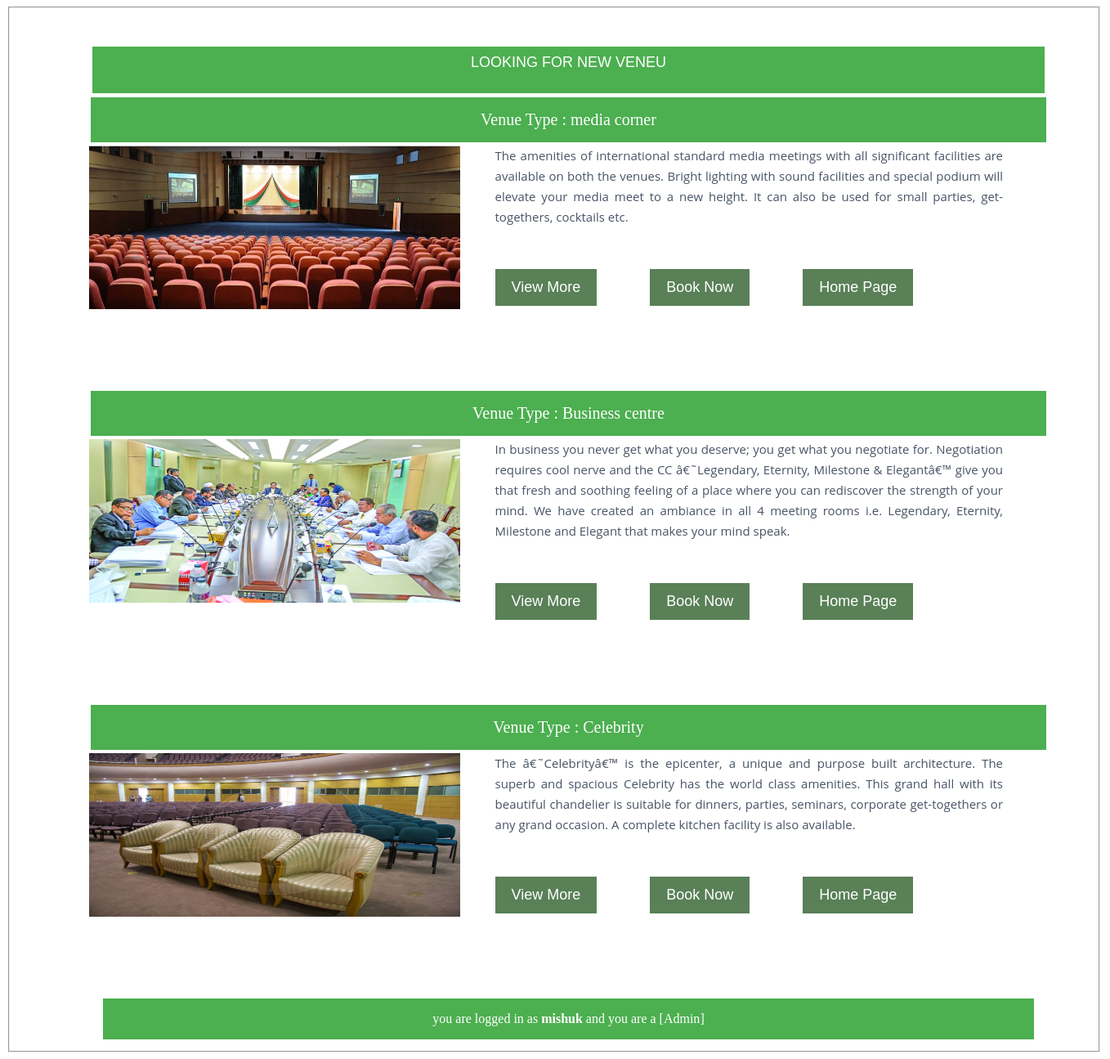
Screenshot of /venue.php (signed in) with the database file from the repository.
### tables this page shows
CREATE TABLE `venue` (
  `p_id` int(11) NOT NULL,
  `post_name` varchar(255) DEFAULT NULL,
  `post_price` float DEFAULT NULL,
  `post_capasity` int(11) DEFAULT NULL,
  `post_sqfeet` varchar(255) DEFAULT NULL,
  `post_image` varchar(255) DEFAULT NULL,
  `post_content` text,
  `post_available_date` varchar(255) DEFAULT NULL,
  `post_available_time` varchar(255) DEFAULT NULL,
  `post_status` varchar(255) DEFAULT NULL,
  `post_availality` int(11) DEFAULT NULL,
  `post_sesson` varchar(255) DEFAULT NULL
);

CREATE TABLE `users` (
  `id` int(11) NOT NULL,
  `username` varchar(255) NOT NULL,
  `first_name` varchar(255) NOT NULL,
  `last_name` varchar(255) NOT NULL,
  `password` varchar(25) NOT NULL,
  `email` varchar(55) NOT NULL,
  `gender` varchar(20) NOT NULL,
  `user_level` int(11) DEFAULT NULL,
  `type` varchar(255) DEFAULT NULL,
  `location` varchar(255) DEFAULT NULL,
  `phonenumber` varchar(255) DEFAULT NULL,
  `massage` varchar(255) DEFAULT NULL
);

CREATE TABLE `user_level` (
  `id` int(11) NOT NULL DEFAULT '0',
  `name` varchar(255) DEFAULT NULL
);

### function.php (called while the page is built, shortened)
<?php
function loggedin(){
	if(isset($_SESSION['user_id']) && !empty($_SESSION['user_id'])){
		return true;
		}
	else{
		return false;
		}
	}
if(loggedin()){
$my_id=$_SESSION['user_id'];
$user_query= mysql_query("select username,user_level from users where id='$my_id'");
$run_user= mysql_fetch_array($user_query);
$username =$run_user['username'];
$user_level=$run_user['user_level'];
$query_level =mysql_query("select name from user_level where id='$user_level'");
$run_level=mysql_fetch_array($query_level);
$level_name=$run_level['name'];
	}
?>

### venue.php (the view, shortened to what this page needs)
<?php include ('function.php'); ?>
 <div class="main">
<fieldset>
<div class="post_body">
<div class=" refe">
<FORM>
<INPUT TYPE="button" onClick="history.go(0)" VALUE="LOOKING FOR NEW VENEU" class=" refe  ">
</FORM>
</div>
<?php
$query ="select * from venue where post_availality='1' ORDER BY RAND()
LIMIT 10 ";
$run=mysql_query($query);
while($row=mysql_fetch_array($run)){
	$post_id=$row['p_id'];
	$title=$row['post_name'];
	$image=$row['post_image'];
	$content=$row['post_content'];
?>
<head>
	<link rel="stylesheet" href="style.css" />
</head>
<div class="row">
	  <div class="type"> <div class="type3"><span>Venue Type : </span><?php echo $title; ?></div></div>
		 <div class="image"><div class="image2"><img src="images/<?php echo $image; ?>" alt="image" title=""  width='454' height='200'></div> </div>
	<div class="box">
		 <div class="description">
				<?php echo $content ;?>
			 <div class="reservation-btn">
			  <ul>
				<li><a class="btn dafault-btn view-more-btn" href="booked.php?id=<?php echo $post_id;?>"> View More</a></li>
				<li> <a  class="btn dafult-btn book-now" href="booked.php?id=<?php echo $post_id;?>"> Book Now</a></li>
				<li> <a  class="btn dafult-btn book-now" href="index.html"> Home Page</a></li>
			  </ul>
			 </div>
		  </div>
	</div>
</div>
<?php
}
?>
<p class="type3">you are logged in as <b><?php echo $username; ?></b> and you are a [<?php echo $level_name; ?>]</p>
</div>
</fieldset>
</div>

### style.css (style rules this page uses)
.main { width:1340px; }
.post_body { padding-top: 40px; padding-left: 100px; padding-right: 65px; }
.row { margin-left: -15px; margin-right: -15px; }
.type { width: 100%; float: left;position: relative; min-height: 1px; padding-left: 0px; padding-right: 15px; font-size: 20px; }
.image { width: 42.333333%; float:left; padding-bottom: 55px; }
.description { color: rgba(6, 21, 45, 0.73); font-size: 15px; font-family: 'Open Sans', sans-serif; text-align: justify; line-height: 25px; padding-top: 0px; padding-left: 40px; padding-right: 55px; }
.reservation-btn { padding-top: 15px; color: olive; padding-bottom: 145px; }
.reservation-btn ul { display: block; list-style-type: disc; list-style: none; margin-left: 196px; margin-top: 36px; font-size: large; }
.reservation-btn ul li { display: inline-block; list-style: none; margin-right: 40px; color:blue; float: left; margin-right: 65px; list-style-type: none; }
.reservation-btn ul li a { display:block; padding:10px 20px; background:#4F81BD; background: rgba(15, 72, 12, 0.69); color:white; text-decoration:none; font-family:arial; }
ul li a { text-decoration:none; }
.type3 { background-color: #4CAF50; border: none; color: white; padding: 16px 32px; text-decoration: none; margin: 4px 2px; cursor: pointer; text-align: center; }
.refe { background-color: #4CAF50; border: none; color: white; padding: 4px 32px; text-decoration: none; margin: 1px -11px; cursor: pointer; text-align: center; font-size: 18px; }

### rows the page displays
venue: post_name "media corner", post_image (picture), post_content "The amenities of international standard media meetings with all significant facilities are available on both the venues. Bright lighting with sound facilities and special podium will elevate your media meet to a new height. It can also be used for small parties, get-togethers, cocktails etc."
venue: post_name "Business centre", post_image (picture), post_content "In business you never get what you deserve; you get what you negotiate for. Negotiation requires cool nerve and the CC â€˜Legendary, Eternity, Milestone & Elegantâ€™ give you that fresh and soothing feeling of a place where you can rediscover the strength of your mind. We have created an ambiance in all 4 meeting rooms i.e. Legendary, Eternity, Milestone and Elegant that makes your mind speak."
venue: post_name "Celebrity", post_image (picture), post_content "The â€˜Celebrityâ€™ is the epicenter, a unique and purpose built architecture. The superb and spacious Celebrity has the world class amenities. This grand hall with its beautiful chandelier is suitable for dinners, parties, seminars, corporate get-togethers or any grand occasion. A complete kitchen facility is also available."
users: username "mishuk"
user_level: name "Admin"
